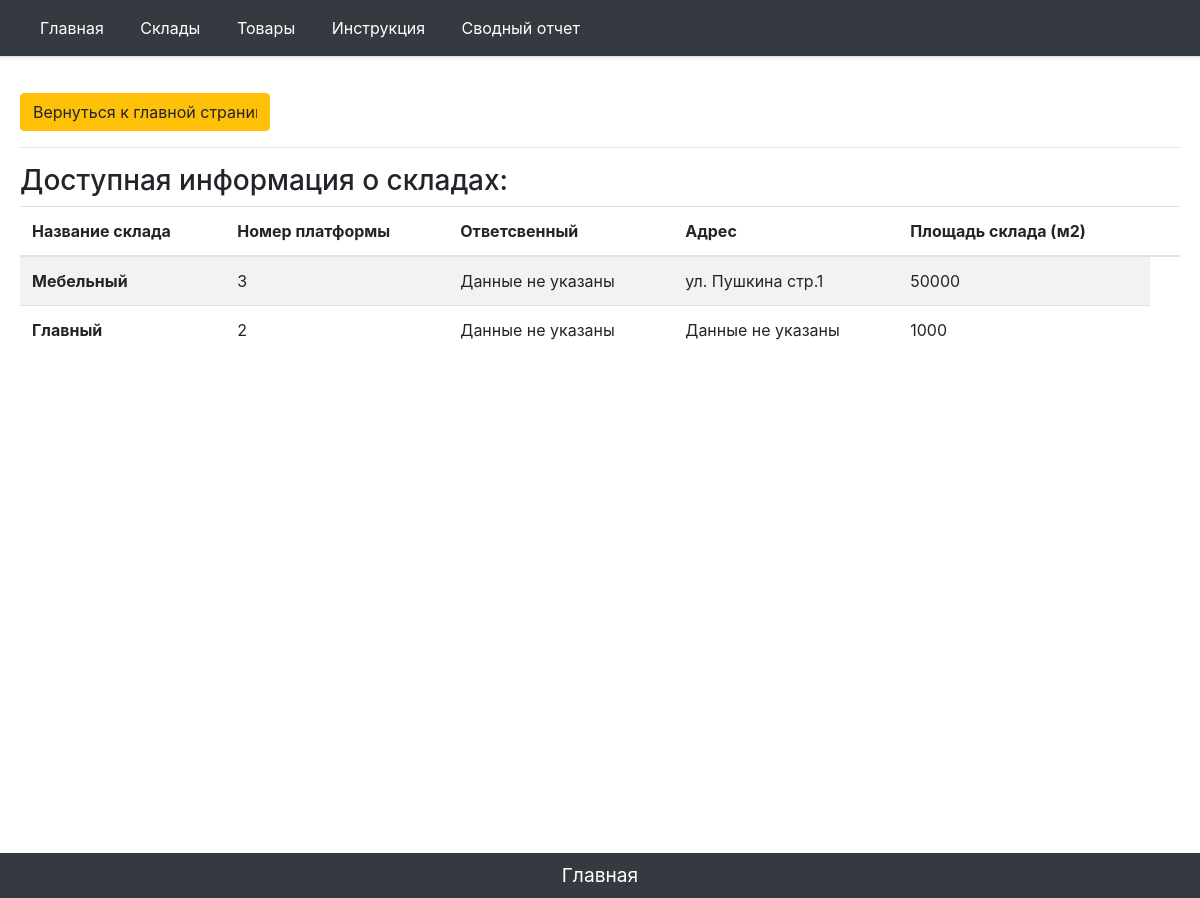
/items/full_list_f, run on the app's committed database.
### main/models.py (models this page shows, shortened)
class FoldNewOne(models.Model):
    name = models.CharField('Название склада', max_length=50)
    parknumber = models.IntegerField('Номер платформы')
    responsible = models.CharField('Ответственный', max_length=50, blank=True)
    adress = models.CharField('Адрес', max_length=200, blank=True)
    square = models.IntegerField('Площадь склада')
    """def get_update_url(self):
        return reverse('fold_update_url',kwargs={'id': self.id})
"""
    class Meta:
        verbose_name = 'Склад'
        verbose_name_plural = 'Склады'

### main/views.py (the view)
# urls.py: path('items/full_list_f', views.fold_list, name='folds_list'),
def fold_list(request):
    folds = FoldNewOne.objects.all()
    return render(request, 'main/fold_full_list.html', {'title':"Информация о складах", 'fold': folds})

### main/templates/main/fold_full_list.html (shortened to what this page needs)
{% extends 'main/base_template.html' %}
{% block content %}
<input style="width:250px" class="btn btn-warning" value="Вернуться к главной странице складов" onClick="javascript:history.go(-1);"></input>
<hr>
<h3>Доступная информация о складах:</h3>
    <fieldset>
    {% if fold %}
    <table class="table table-striped">
              <thead>
                <tr>
                   <th scope="col">Название склада</th>
                    <th scope="col">Номер платформы</th>
                    <th scope="col">Ответсвенный</th>
                    <th scope="col">Адрес</th>
                    <th scope="col">Площадь склада (м2)</th>
                    <th scope="col"></th>
                </tr>
              </thead>
              <tbody>
                    {% for element in fold %}
                     <tr>
                             <th scope="row" > {{ element.name }}</th>
                        <td>{% if element.parknumber != ''%} {{ element.parknumber }} {% else %} Данные не указаны {% endif %}</td>
                        <td>{% if element.responsible != ''%} {{ element.responsible }} {% else %} Данные не указаны {% endif %}</td>
                        <td>{% if element.adress != ''%} {{ element.adress }} {% else %} Данные не указаны {% endif %}</td>
                        <td>{{ element.square }}</td>
                     </tr>
                    {% endfor %}
              </tbody>
            </table>
        {% else %}
                <p>Данные отсутвуют!</p>
                {% endif %}
        </fieldset>
{% endblock %}
{% block tomain %}
  <footer class="footer">
    <p align = "middle" class = "my-0 me-md-auto fw-normal p-2 text-white bg-dark align-items-center"><a href="{% url 'home' %}"><font color="white"><big>Главная</big></font></a></p>
    </footer>
{% endblock %}

### main/static/main/css/main.css (style rules this page uses)
table { width: 100%; }
html, body { height: 100%; margin: 0; }
.footer { height: 20px; margin-top: -20px; }

### data on the page
FoldNewOne: name "Мебельный", parknumber "3", responsible "Данные не указаны", adress "ул. Пушкина стр.1", square "50000"
FoldNewOne: name "Главный", parknumber "2", responsible "Данные не указаны", adress "Данные не указаны", square "1000"
